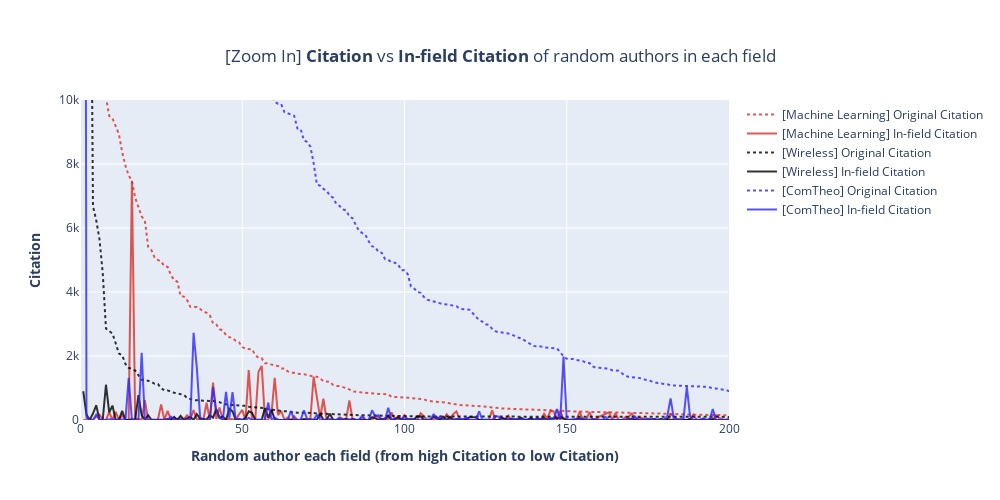

This figure's notebook cell:
### Code cell
# ml.sort_values('est_cits', ascending=False, inplace=True)
# ml['rank_cits'] = range(1, ml.shape[0]+1)

# wl.sort_values('est_cits', ascending=False, inplace=True)
# wl['rank_cits'] = range(1, wl.shape[0]+1)

# ct.sort_values('est_cits', ascending=False, inplace=True)
# ct['rank_cits'] = range(1, ct.shape[0]+1)

fig = go.Figure()
# In machine learning field
fig.add_trace(go.Scatter(name='[Machine Learning] Original Citation', x=ml['rank_cits'], y=ml['est_cits'],
               line = dict(width=2, dash='dot'), marker=dict(color='rgba(222,45,38,0.8)',)),)
fig.add_trace(go.Scatter(name='[Machine Learning] In-field Citation', x=ml['rank_cits'], y=ml['infield_est_cits'],
               marker=dict(color='rgba(222,45,38,0.8)',)),)
# In wireless field
fig.add_trace(go.Scatter(name='[Wireless] Original Citation', x=wl['rank_cits'], y=wl['est_cits'],
               line = dict(width=2, dash='dot'), marker=dict(color='rgba(0,0,0,0.8)',)),)
fig.add_trace(go.Scatter(name='[Wireless] In-field Citation', x=wl['rank_cits'], y=wl['infield_est_cits'],
               marker=dict(color='rgba(0,0,0,0.8)',)),)
# In communication theory field
fig.add_trace(go.Scatter(name='[ComTheo] Original Citation', x=ct['rank_cits'], y=ct['est_cits'],
               line = dict(width=2, dash='dot'), marker=dict(color='rgba(45,38,255,0.8)',)),)
fig.add_trace(go.Scatter(name='[ComTheo] In-field Citation', x=ct['rank_cits'], y=ct['infield_est_cits'],
               marker=dict(color='rgba(45,38,255,0.8)',)),)

# Set parameters for the plot
fig.update_xaxes(title_text="<b>Random author each field (from high Citation to low Citation)</b>", range=[0, 200])
fig.update_yaxes(title_text="<b>Citation</b>", range=[0, 10000])
fig.update_layout(title={'text': "[Zoom In] <b>Citation</b> vs <b>In-field Citation</b> of random authors in each field",
                                          'y':0.9,'x':0.5,'xanchor': 'center','yanchor': 'top'},
                  autosize=False, width=1000,height=500,)
fig.update_xaxes()
fig.show()

### Figure 1 — Plotly figure (JSON) as saved in the notebook; plotly's stock layout.template omitted (floating-point values rounded to 4 significant figures; data arrays with more than 128 entries replaced by an {"elided": "..."} marker saying what was removed)
{"data": [{"line": {"dash": "dot", "width": 2}, "marker": {"color": "rgba(222,45,38,0.8)"}, "name": "[Machine Learning] Original Citation", "type": "scatter", "x": {"elided": "998 int values"}, "y": {"elided": "998 int values"}}, {"marker": {"color": "rgba(222,45,38,0.8)"}, "name": "[Machine Learning] In-field Citation", "type": "scatter", "x": {"elided": "998 int values"}, "y": {"elided": "998 int values"}}, {"line": {"dash": "dot", "width": 2}, "marker": {"color": "rgba(0,0,0,0.8)"}, "name": "[Wireless] Original Citation", "type": "scatter", "x": {"elided": "996 int values"}, "y": {"elided": "996 int values"}}, {"marker": {"color": "rgba(0,0,0,0.8)"}, "name": "[Wireless] In-field Citation", "type": "scatter", "x": {"elided": "996 int values"}, "y": {"elided": "996 int values"}}, {"line": {"dash": "dot", "width": 2}, "marker": {"color": "rgba(45,38,255,0.8)"}, "name": "[ComTheo] Original Citation", "type": "scatter", "x": {"elided": "998 int values"}, "y": {"elided": "998 int values"}}, {"marker": {"color": "rgba(45,38,255,0.8)"}, "name": "[ComTheo] In-field Citation", "type": "scatter", "x": {"elided": "998 int values"}, "y": {"elided": "998 int values"}}], "layout": {"autosize": false, "height": 500, "title": {"text": "[Zoom In] <b>Citation</b> vs <b>In-field Citation</b> of random authors in each field", "x": 0.5, "xanchor": "center", "y": 0.9, "yanchor": "top"}, "width": 1000, "xaxis": {"range": [0, 200], "title": {"text": "<b>Random author each field (from high Citation to low Citation)</b>"}}, "yaxis": {"range": [0, 10000], "title": {"text": "<b>Citation</b>"}}}}
